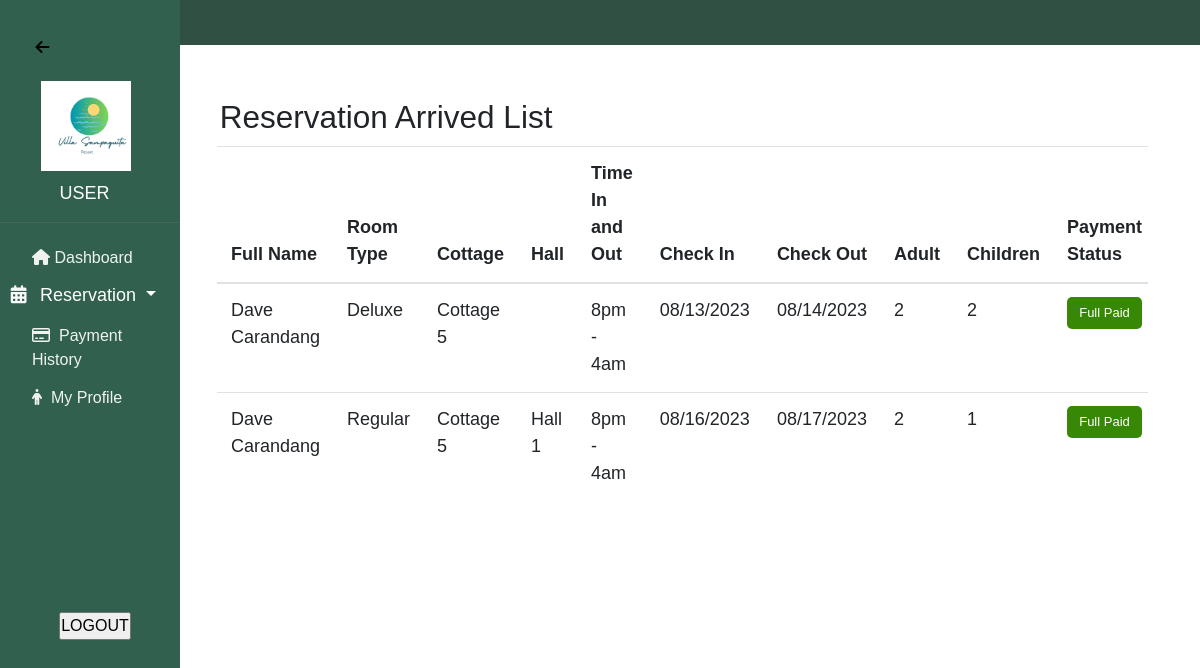
/userview/reservation_arrival.php (signed in), run on the app's committed database.
### tables this page shows
CREATE TABLE `reservation` (
  `reservation_Id` int(11) NOT NULL,
  `people_Id` int(11) NOT NULL,
  `name` varchar(255) NOT NULL,
  `email` varchar(255) NOT NULL,
  `number` int(11) NOT NULL,
  `room_Id` varchar(250) NOT NULL,
  `cottage_Id` varchar(250) NOT NULL,
  `hall_Id` varchar(250) NOT NULL,
  `timeInOut` varchar(250) NOT NULL,
  `dateIn` varchar(250) NOT NULL,
  `dateOut` varchar(250) NOT NULL,
  `adult` varchar(250) NOT NULL,
  `children` varchar(250) NOT NULL,
  `reservationStatus` varchar(250) NOT NULL,
  `payment_status` varchar(250) NOT NULL,
  `dateCreated` varchar(250) NOT NULL,
  `code` varchar(250) NOT NULL,
  `downCheckOut` varchar(250) NOT NULL
);

CREATE TABLE `room` (
  `room_Id` int(11) NOT NULL,
  `title` varchar(255) NOT NULL,
  `Category` varchar(255) NOT NULL,
  `Description` varchar(255) NOT NULL,
  `Amenities` varchar(250) NOT NULL,
  `Price` int(11) NOT NULL,
  `Discount` int(11) NOT NULL,
  `Capacity` varchar(255) NOT NULL,
  `Status` varchar(255) NOT NULL,
  `name` varchar(250) NOT NULL,
  `image_dir` varchar(250) NOT NULL
);

CREATE TABLE `cottage` (
  `cottage_Id` int(11) NOT NULL,
  `title` varchar(250) NOT NULL,
  `Category` varchar(250) NOT NULL,
  `Description` varchar(250) NOT NULL,
  `Amenities` varchar(250) NOT NULL,
  `Price` varchar(250) NOT NULL,
  `Discount` varchar(250) NOT NULL,
  `Capacity` varchar(250) NOT NULL,
  `Status` varchar(250) NOT NULL,
  `name` varchar(250) NOT NULL,
  `image_dir` varchar(250) NOT NULL
);

CREATE TABLE `hall` (
  `hall_Id` int(11) NOT NULL,
  `title` varchar(250) NOT NULL,
  `Category` varchar(250) NOT NULL,
  `Description` varchar(250) NOT NULL,
  `Amenities` varchar(250) NOT NULL,
  `Price` varchar(250) NOT NULL,
  `Discount` varchar(250) NOT NULL,
  `Capacity` varchar(250) NOT NULL,
  `Status` varchar(250) NOT NULL,
  `name` varchar(250) NOT NULL,
  `image_dir` varchar(250) NOT NULL
);

### userview/reservation_arrival.php (the view, shortened to what this page needs)
<?php
include ('../database/connect.php');
$peopleId = $_SESSION['peopleId'];
?>
<!DOCTYPE html>
<html>
<head>
  <head>
        <link rel="stylesheet" href="https://cdn.jsdelivr.net/npm/bootstrap@4.0.0/dist/css/bootstrap.min.css">
        <link rel="stylesheet" href="https://cdnjs.cloudflare.com/ajax/libs/font-awesome/4.7.0/css/font-awesome.min.css">
        <link rel="stylesheet" href="../admin_dashboard/home.css"></link>
        <link rel="stylesheet" href="https://ajax.googleapis.com/ajax/libs/jqueryui/1.12.1/themes/smoothness/jquery-ui.css">
        <link rel="stylesheet" href="//code.jquery.com/ui/1.12.1/themes/base/jquery-ui.css">
  </head>
</head>
<body style="overflow-x: hidden;">
        <?php
            include "../user_dashboard/header.php";
            include "../user_dashboard/sidebar.php";
        ?>
<div class="row ml-5">
    <div class="col-md-1 ">
    </div>
  <div class="col-md-11  ">
  <div class="d-flex justify-content: center; align-items: center ">
    <h3 class="ml-5 mt-5">Reservation Arrived List</h3>
  </div>
  <table class="table table-responsive" id="" style="margin: 0 auto; width: 90%; ">
        <thead>
        <tr >
            <th>Full Name</th>
            <th>Room Type</th>
            <th>Cottage</th>
            <th>Hall</th>
            <th>Time In and Out</th>
            <th>Check In</th>
            <th>Check Out</th>
            <th>Adult</th>
            <th>Children</th>
            <th>Payment Status</th>
        </tr>
        </thead>
        <tbody>
            <?php
            $sql = "SELECT r.reservation_Id, r.people_Id, r.name, r.email, r.number, r.room_Id, r.cottage_Id, r.hall_Id, r.timeInOut, r.dateIn, r.dateOut, r.adult, r.children, r.reservationStatus, r.payment_status, r.dateCreated, r.code, p.people_Id, p.address, t.Category, t.Price, t.Discount, c.title, c.Price as cottagePrice, c.Discount as cottageDiscount, h.title as hallTitle, h.Price as hallPrice, h.Discount as hallDiscount FROM reservation r INNER JOIN people p ON r.people_Id = p.people_Id INNER JOIN room t ON r.room_Id = t.room_Id LEFT JOIN cottage c ON r.cottage_Id = c.cottage_Id LEFT JOIN hall h ON r.hall_Id = h.hall_Id WHERE r.people_Id = '$peopleId' AND reservationStatus='Arrived'";
            $result = $conn->query($sql);
            ?>
            <?php if($result->num_rows > 0){?>
                <?php while($rows = $result->fetch_assoc()){?>
            <tr>
                <td><?php echo $rows['name'];?></td>
                <td><?php echo $rows['Category'];?></td>
                <td><?php echo $rows['title'];?></td>
                <td><?php echo $rows['hallTitle'];?></td>
                <td><?php echo $rows['timeInOut'];?></td>
                <td><?php echo $rows['dateIn'];?></td>
                <td><?php echo $rows['dateOut'];?></td>
                <td><?php echo $rows['adult'];?></td>
                <td><?php echo $rows['children'];?></td>
                <td>
                  <div class="" style="text-align: center; font-size: 13px; padding: 6px 12px; background: #378805; color: white; border-radius: 5px;">
                    <?php echo $rows['payment_status'];?>
                  </div>
                </td>
            </tr>
                <?php } ?>
            <?php } ?>
            </tbody>
    </table>
  </div>
</div>
</body>
</html>

### admin_dashboard/home.css (style rules this page uses)
* { margin: 0; padding: 0; font-family: 'italic', sans-serif; font-size: 18px; }

### data on the page
reservation: name "Dave Carandang", room_Id.Category "Deluxe", cottage_Id.title "Cottage 5", timeInOut "8pm - 4am", dateIn "08/13/2023", dateOut "08/14/2023", adult "2", children "2", payment_status "Full Paid"
reservation: name "Dave Carandang", room_Id.Category "Regular", cottage_Id.title "Cottage 5", hall_Id.title "Hall 1", timeInOut "8pm - 4am", dateIn "08/16/2023", dateOut "08/17/2023", adult "2", children "1", payment_status "Full Paid"
